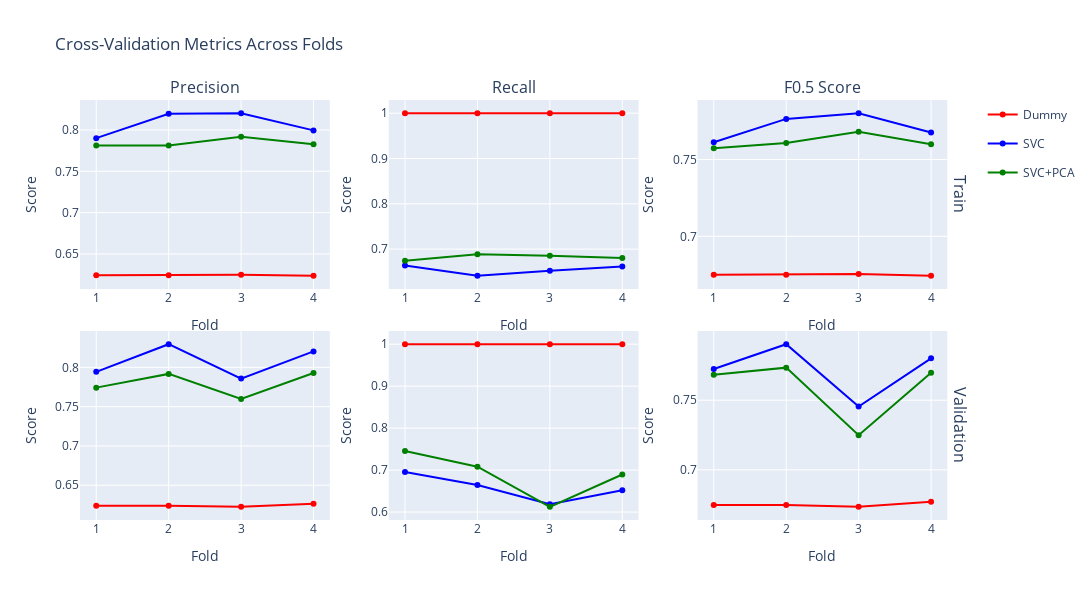

Notebook cell for this chart:
### Code cell
# Instantiate estimators and cross validate
dummy_params = {
    "strategy": "most_frequent",
    "random_state": seed,
    "cv_folds": n_splits,
    "beta": beta,
}
dummy = DummyEstimator(dummy_params)
dummy_score = dummy.cross_validate(X_train, y_train)

# SVC without PCA
svc_params = best_configs['svc']
svc_params.update({
    "kernel": args['svc']["kernel"],
    "class_weight": args['svc']["class_weight"],
    "random_state": seed,
    "cv_folds": n_splits,
    "beta": beta,
    "pca": None,
})
if args["svc"]["scaler_type"] == "robust":
    svc_params["scaler"] = RobustScaler() 

svc = SVEstimator(svc_params)
svc_score = svc.cross_validate(X_train, y_train)

# SVC with PCA
svc_pca_params = best_configs['svc_pca']
svc_pca_params.update({
    "kernel": args['svc_pca']["kernel"],
    "class_weight": args['svc_pca']["class_weight"],
    "random_state": seed,
    "cv_folds": n_splits,
    "beta": beta,
})
if args["svc_pca"]["scaler_type"] == "robust":
    svc_pca_params["scaler"] = RobustScaler()

if args["svc_pca"]["pca_level"] is not None:
    svc_pca_params["pca"] = PCA(n_components=args["svc_pca"]["pca_level"], random_state=args["svc_pca"]["random_state"])

svc_pca = SVEstimator(svc_pca_params)
svc_pca_score = svc_pca.cross_validate(X_train, y_train)

print(f"Dummy CV Score: {dummy_score:.4f}")
print(f"SVC CV Score: {svc_score:.4f}")
print(f"SVC+PCA CV Score: {svc_pca_score:.4f}")

# Create metrics visualization across folds
fig = make_subplots(
    rows=2, cols=3,
    subplot_titles=('Precision', 'Recall', f'F{beta} Score'),
    row_titles=['Train', 'Validation'],
    vertical_spacing=0.1
)

models = {'Dummy': dummy, 'SVC': svc, 'SVC+PCA': svc_pca}
colors = {'Dummy': 'red', 'SVC': 'blue', 'SVC+PCA': 'green'}

for model_name, model in models.items():
    color = colors[model_name]
    
    # Train metrics
    fig.add_trace(
        go.Scatter(x=list(range(1, n_splits+1)), 
                  y=model.cv_scores['train']['precision'],
                  mode='lines+markers', 
                  name=f'{model_name}',
                  line=dict(color=color),
                  legendgroup=model_name,
                  showlegend=True),
        row=1, col=1
    )
    
    fig.add_trace(
        go.Scatter(x=list(range(1, n_splits+1)), 
                  y=model.cv_scores['train']['recall'],
                  mode='lines+markers', 
                  name=f'{model_name} Train Recall',
                  line=dict(color=color),
                  legendgroup=model_name,
                  showlegend=False),
        row=1, col=2
    )
    
    fig.add_trace(
        go.Scatter(x=list(range(1, n_splits+1)), 
                  y=model.cv_scores['train'][f'F{beta}'],
                  mode='lines+markers', 
                  name=f'{model_name} Train F{beta}',
                  line=dict(color=color),
                  legendgroup=model_name,
                  showlegend=False),
        row=1, col=3
    )
    
    # Validation metrics
    fig.add_trace(
        go.Scatter(x=list(range(1, n_splits+1)), 
                  y=model.cv_scores['valid']['precision'],
                  mode='lines+markers', 
                  name=f'{model_name} Valid Precision',
                  line=dict(color=color),
                  legendgroup=model_name,
                  showlegend=False),
        row=2, col=1
    )
    
    fig.add_trace(
        go.Scatter(x=list(range(1, n_splits+1)), 
                  y=model.cv_scores['valid']['recall'],
                  mode='lines+markers', 
                  name=f'{model_name} Valid Recall',
                  line=dict(color=color),
                  legendgroup=model_name,
                  showlegend=False),
        row=2, col=2
    )
    
    fig.add_trace(
        go.Scatter(x=list(range(1, n_splits+1)), 
                  y=model.cv_scores['valid'][f'F{beta}'],
                  mode='lines+markers', 
                  name=f'{model_name} Valid F{beta}',
                  line=dict(color=color),
                  legendgroup=model_name,
                  showlegend=False),
        row=2, col=3
    )

fig.update_xaxes(title_text="Fold")
fig.update_yaxes(title_text="Score")
fig.update_layout(height=600, width=1500, title="Cross-Validation Metrics Across Folds")
fig.show()

### Figure 1 — Plotly figure (JSON) as saved in the notebook; plotly's stock layout.template omitted (floating-point values rounded to 4 significant figures)
{"data": [{"legendgroup": "Dummy", "line": {"color": "red"}, "mode": "lines+markers", "name": "Dummy", "showlegend": true, "type": "scatter", "x": [1, 2, 3, 4], "xaxis": "x", "y": [0.6244, 0.6244, 0.6248, 0.6235], "yaxis": "y"}, {"legendgroup": "Dummy", "line": {"color": "red"}, "mode": "lines+markers", "name": "Dummy Train Recall", "showlegend": false, "type": "scatter", "x": [1, 2, 3, 4], "xaxis": "x2", "y": [1, 1, 1, 1], "yaxis": "y2"}, {"legendgroup": "Dummy", "line": {"color": "red"}, "mode": "lines+markers", "name": "Dummy Train F0.5", "showlegend": false, "type": "scatter", "x": [1, 2, 3, 4], "xaxis": "x3", "y": [0.6751, 0.6751, 0.6755, 0.6743], "yaxis": "y3"}, {"legendgroup": "Dummy", "line": {"color": "red"}, "mode": "lines+markers", "name": "Dummy Valid Precision", "showlegend": false, "type": "scatter", "x": [1, 2, 3, 4], "xaxis": "x4", "y": [0.624, 0.624, 0.6226, 0.6265], "yaxis": "y4"}, {"legendgroup": "Dummy", "line": {"color": "red"}, "mode": "lines+markers", "name": "Dummy Valid Recall", "showlegend": false, "type": "scatter", "x": [1, 2, 3, 4], "xaxis": "x5", "y": [1, 1, 1, 1], "yaxis": "y5"}, {"legendgroup": "Dummy", "line": {"color": "red"}, "mode": "lines+markers", "name": "Dummy Valid F0.5", "showlegend": false, "type": "scatter", "x": [1, 2, 3, 4], "xaxis": "x6", "y": [0.6748, 0.6748, 0.6734, 0.677], "yaxis": "y6"}, {"legendgroup": "SVC", "line": {"color": "blue"}, "mode": "lines+markers", "name": "SVC", "showlegend": true, "type": "scatter", "x": [1, 2, 3, 4], "xaxis": "x", "y": [0.7901, 0.8196, 0.8203, 0.7995], "yaxis": "y"}, {"legendgroup": "SVC", "line": {"color": "blue"}, "mode": "lines+markers", "name": "SVC Train Recall", "showlegend": false, "type": "scatter", "x": [1, 2, 3, 4], "xaxis": "x2", "y": [0.6639, 0.6411, 0.6522, 0.6618], "yaxis": "y2"}, {"legendgroup": "SVC", "line": {"color": "blue"}, "mode": "lines+markers", "name": "SVC Train F0.5", "showlegend": false, "type": "scatter", "x": [1, 2, 3, 4], "xaxis": "x3", "y": [0.7612, 0.7764, 0.7801, 0.7676], "yaxis": "y3"}, {"legendgroup": "SVC", "line": {"color": "blue"}, "mode": "lines+markers", "name": "SVC Valid Precision", "showlegend": false, "type": "scatter", "x": [1, 2, 3, 4], "xaxis": "x4", "y": [0.7943, 0.8295, 0.7857, 0.8203], "yaxis": "y4"}, {"legendgroup": "SVC", "line": {"color": "blue"}, "mode": "lines+markers", "name": "SVC Valid Recall", "showlegend": false, "type": "scatter", "x": [1, 2, 3, 4], "xaxis": "x5", "y": [0.6957, 0.6646, 0.6188, 0.6522], "yaxis": "y5"}, {"legendgroup": "SVC", "line": {"color": "blue"}, "mode": "lines+markers", "name": "SVC Valid F0.5", "showlegend": false, "type": "scatter", "x": [1, 2, 3, 4], "xaxis": "x6", "y": [0.7724, 0.7903, 0.7455, 0.7801], "yaxis": "y6"}, {"legendgroup": "SVC+PCA", "line": {"color": "green"}, "mode": "lines+markers", "name": "SVC+PCA", "showlegend": true, "type": "scatter", "x": [1, 2, 3, 4], "xaxis": "x", "y": [0.7812, 0.7812, 0.7919, 0.7828], "yaxis": "y"}, {"legendgroup": "SVC+PCA", "line": {"color": "green"}, "mode": "lines+markers", "name": "SVC+PCA Train Recall", "showlegend": false, "type": "scatter", "x": [1, 2, 3, 4], "xaxis": "x2", "y": [0.6743, 0.6888, 0.6853, 0.6805], "yaxis": "y2"}, {"legendgroup": "SVC+PCA", "line": {"color": "green"}, "mode": "lines+markers", "name": "SVC+PCA Train F0.5", "showlegend": false, "type": "scatter", "x": [1, 2, 3, 4], "xaxis": "x3", "y": [0.7572, 0.7608, 0.768, 0.76], "yaxis": "y3"}, {"legendgroup": "SVC+PCA", "line": {"color": "green"}, "mode": "lines+markers", "name": "SVC+PCA Valid Precision", "showlegend": false, "type": "scatter", "x": [1, 2, 3, 4], "xaxis": "x4", "y": [0.7742, 0.7917, 0.7597, 0.7929], "yaxis": "y4"}, {"legendgroup": "SVC+PCA", "line": {"color": "green"}, "mode": "lines+markers", "name": "SVC+PCA Valid Recall", "showlegend": false, "type": "scatter", "x": [1, 2, 3, 4], "xaxis": "x5", "y": [0.7453, 0.7081, 0.6125, 0.6894], "yaxis": "y5"}, {"legendgroup": "SVC+PCA", "line": {"color": "green"}, "mode": "lines+markers", "name": "SVC+PCA Valid F0.5", "showlegend": false, "type": "scatter", "x": [1, 2, 3, 4], "xaxis": "x6", "y": [0.7682, 0.7734, 0.7249, 0.7698], "yaxis": "y6"}], "layout": {"annotations": [{"font": {"size": 16}, "showarrow": false, "text": "Precision", "x": 0.1411, "xanchor": "center", "xref": "paper", "y": 1, "yanchor": "bottom", "yref": "paper"}, {"font": {"size": 16}, "showarrow": false, "text": "Recall", "x": 0.49, "xanchor": "center", "xref": "paper", "y": 1, "yanchor": "bottom", "yref": "paper"}, {"font": {"size": 16}, "showarrow": false, "text": "F0.5 Score", "x": 0.8389, "xanchor": "center", "xref": "paper", "y": 1, "yanchor": "bottom", "yref": "paper"}, {"font": {"size": 16}, "showarrow": false, "text": "Train", "textangle": 90, "x": 0.98, "xanchor": "left", "xref": "paper", "y": 0.775, "yanchor": "middle", "yref": "paper"}, {"font": {"size": 16}, "showarrow": false, "text": "Validation", "textangle": 90, "x": 0.98, "xanchor": "left", "xref": "paper", "y": 0.225, "yanchor": "middle", "yref": "paper"}], "height": 600, "title": {"text": "Cross-Validation Metrics Across Folds"}, "width": 1500, "xaxis": {"anchor": "y", "domain": [0, 0.2822], "title": {"text": "Fold"}}, "xaxis2": {"anchor": "y2", "domain": [0.3489, 0.6311], "title": {"text": "Fold"}}, "xaxis3": {"anchor": "y3", "domain": [0.6978, 0.98], "title": {"text": "Fold"}}, "xaxis4": {"anchor": "y4", "domain": [0, 0.2822], "title": {"text": "Fold"}}, "xaxis5": {"anchor": "y5", "domain": [0.3489, 0.6311], "title": {"text": "Fold"}}, "xaxis6": {"anchor": "y6", "domain": [0.6978, 0.98], "title": {"text": "Fold"}}, "yaxis": {"anchor": "x", "domain": [0.55, 1], "title": {"text": "Score"}}, "yaxis2": {"anchor": "x2", "domain": [0.55, 1], "title": {"text": "Score"}}, "yaxis3": {"anchor": "x3", "domain": [0.55, 1], "title": {"text": "Score"}}, "yaxis4": {"anchor": "x4", "domain": [0, 0.45], "title": {"text": "Score"}}, "yaxis5": {"anchor": "x5", "domain": [0, 0.45], "title": {"text": "Score"}}, "yaxis6": {"anchor": "x6", "domain": [0, 0.45], "title": {"text": "Score"}}}}
